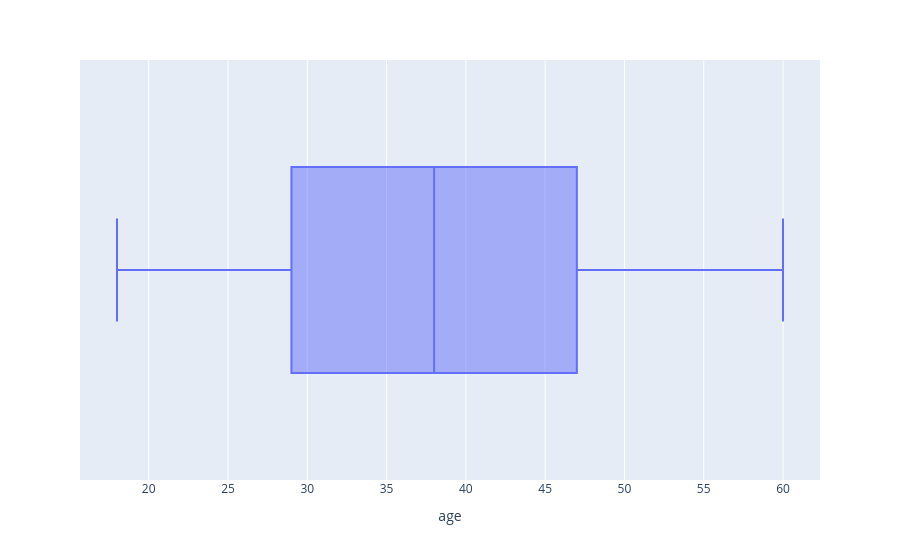

The notebook cell saved with this chart:
### Code cell
px.box(data_frame=df,x='age')

### Figure 1 — Plotly figure (JSON) as saved in the notebook; plotly's stock layout.template omitted (floating-point values rounded to 4 significant figures; data arrays with more than 128 entries replaced by an {"elided": "..."} marker saying what was removed)
{"data": [{"alignmentgroup": "True", "hovertemplate": "age=%{x}<extra></extra>", "legendgroup": "", "marker": {"color": "#636efa"}, "name": "", "notched": false, "offsetgroup": "", "orientation": "h", "showlegend": false, "type": "box", "x": {"elided": "1340 float values"}, "x0": " ", "xaxis": "x", "y0": " ", "yaxis": "y"}], "layout": {"boxmode": "group", "legend": {"tracegroupgap": 0}, "margin": {"t": 60}, "xaxis": {"anchor": "y", "domain": [0, 1], "title": {"text": "age"}}, "yaxis": {"anchor": "x", "domain": [0, 1]}}}
